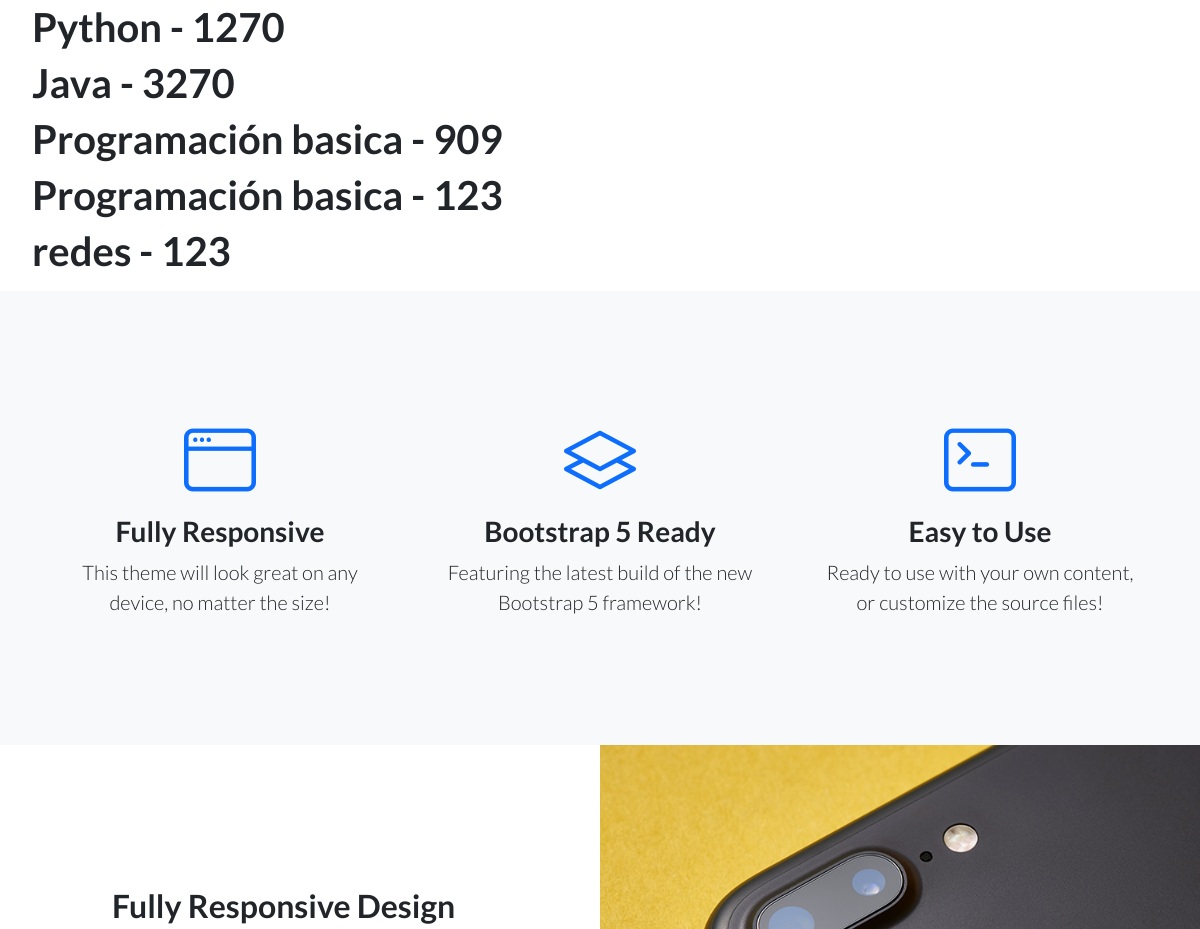
The page /APPCoder/cursos/ (signed in, middle part) on the database as committed earlier.
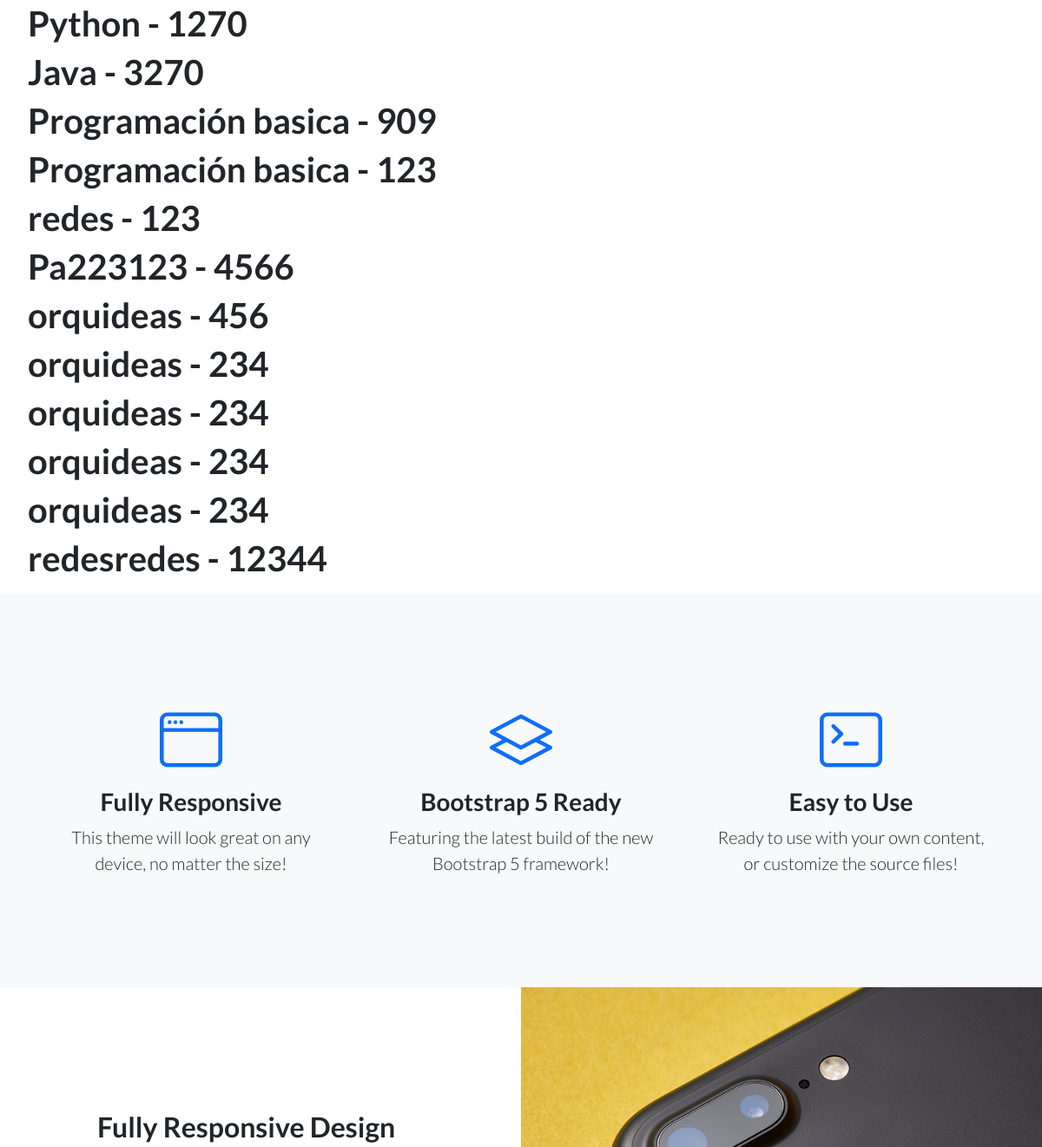
The same page on the database as committed later.
### APPCoder/models.py (models this page shows, shortened)
class Curso(models.Model):
    nombre=models.CharField(max_length=50)
    comision=models.IntegerField()

### APPCoder/views.py (the view)
# urls.py: path("cursos/",cursos, name="cursos"),
@login_required
def cursos (request):
    cursos=Curso.objects.all()
    return render(request,"cursos.html",{"cursos":cursos,"avatar":obtenerAvatar(request)})

### APPCoder/views.py (called while the page is built)
def obtenerAvatar(request):
    avatares=Avatar.objects.filter(user=request.user.id)
    if len(avatares)!=0:
        return avatares[0].imagen.url
    else:
        return "media/avatars/avatarpordefecto.png"

### APPCoder/templates/cursos.html (shortened to what this page needs)
{% extends "padre.html" %}
{% load static %}
{% block contenido_que_cambia %}
<ul>
    {% for curso in cursos %}
        <h1> {{curso.nombre}} - {{curso.comision}}</h1>
    {% endfor %}
</ul>
{% endblock %}

### APPCoder/templates/padre.html (shortened to what this page needs)
<!DOCTYPE html>
<html lang="en">
    <head>
        {% load static %}
        <link href="https://cdn.jsdelivr.net/npm/bootstrap-icons@1.5.0/font/bootstrap-icons.css" rel="stylesheet" type="text/css" />
        <link href="{% static 'APPCoder/css/styles.css' %}" rel="stylesheet" />
    </head>
    <body>
        {% block contenido_que_cambia %}
        {% endblock %}
        <section class="features-icons bg-light text-center">
            <div class="container">
                <div class="row">
                    <div class="col-lg-4">
                        <div class="features-icons-item mx-auto mb-5 mb-lg-0 mb-lg-3">
                            <div class="features-icons-icon d-flex"><i class="bi-window m-auto text-primary"></i></div>
                            <h3>Fully Responsive</h3>
                            <p class="lead mb-0">This theme will look great on any device, no matter the size!</p>
                        </div>
                    </div>
                    <div class="col-lg-4">
                        <div class="features-icons-item mx-auto mb-5 mb-lg-0 mb-lg-3">
                            <div class="features-icons-icon d-flex"><i class="bi-layers m-auto text-primary"></i></div>
                            <h3>Bootstrap 5 Ready</h3>
                            <p class="lead mb-0">Featuring the latest build of the new Bootstrap 5 framework!</p>
                        </div>
                    </div>
                    <div class="col-lg-4">
                        <div class="features-icons-item mx-auto mb-0 mb-lg-3">
                            <div class="features-icons-icon d-flex"><i class="bi-terminal m-auto text-primary"></i></div>
                            <h3>Easy to Use</h3>
                            <p class="lead mb-0">Ready to use with your own content, or customize the source files!</p>
                        </div>
                    </div>
                </div>
            </div>
        </section>
        <section class="showcase">
            <div class="container-fluid p-0">
                <div class="row g-0">
                    <div class="col-lg-6 order-lg-2 text-white showcase-img" style="background-image: url('{% static 'APPCoder/assets/img/bg-showcase-1.jpg' %}')"></div>
                    <div class="col-lg-6 order-lg-1 my-auto showcase-text">
                        <h2>Fully Responsive Design</h2>
                    </div>
                </div>
            </div>
        </section>
    </body>
</html>

Rows that differ between the two databases and show on the page:
added Curso: nombre "Pa223123", comision "4566"
added Curso: nombre "orquideas", comision "456"
added Curso: nombre "orquideas", comision "234"
added Curso: nombre "orquideas", comision "234"
added Curso: nombre "orquideas", comision "234"
added Curso: nombre "orquideas", comision "234"
added Curso: nombre "redesredes", comision "12344"
